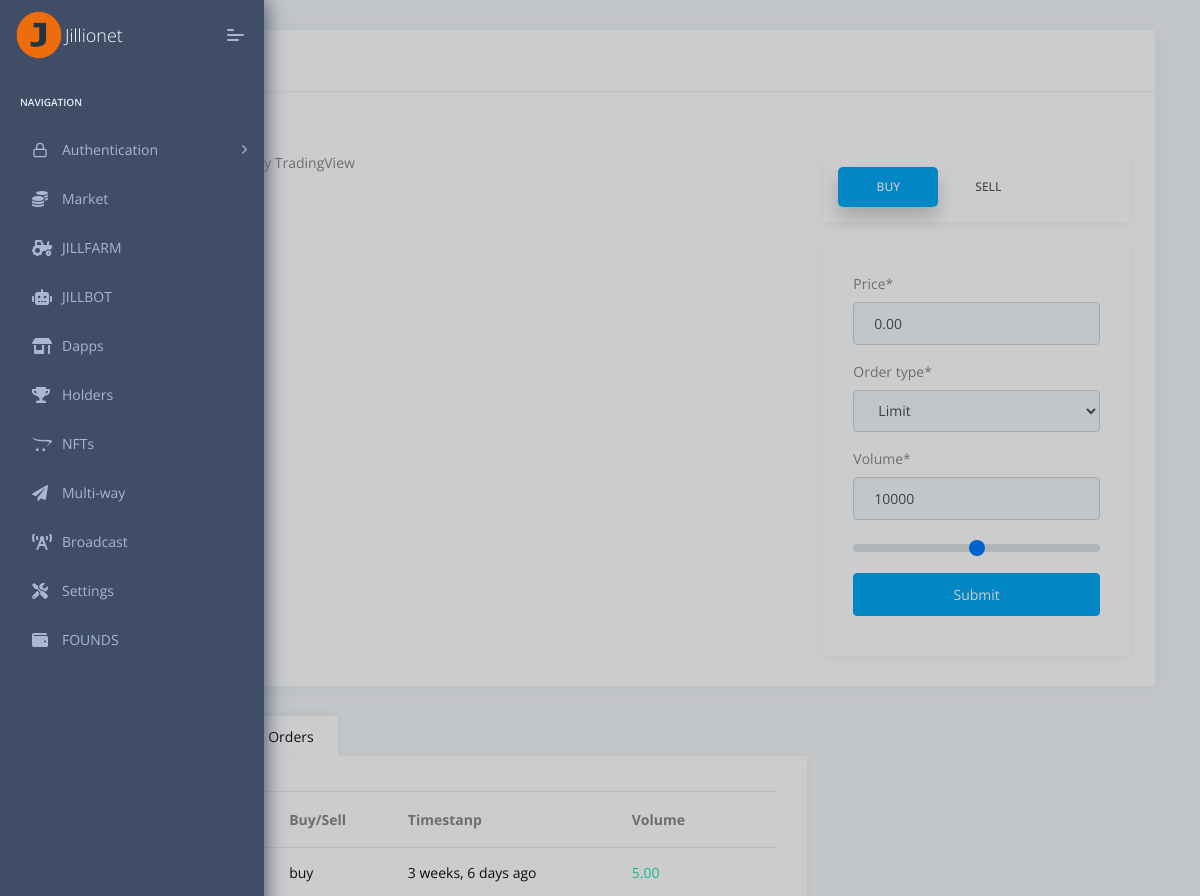
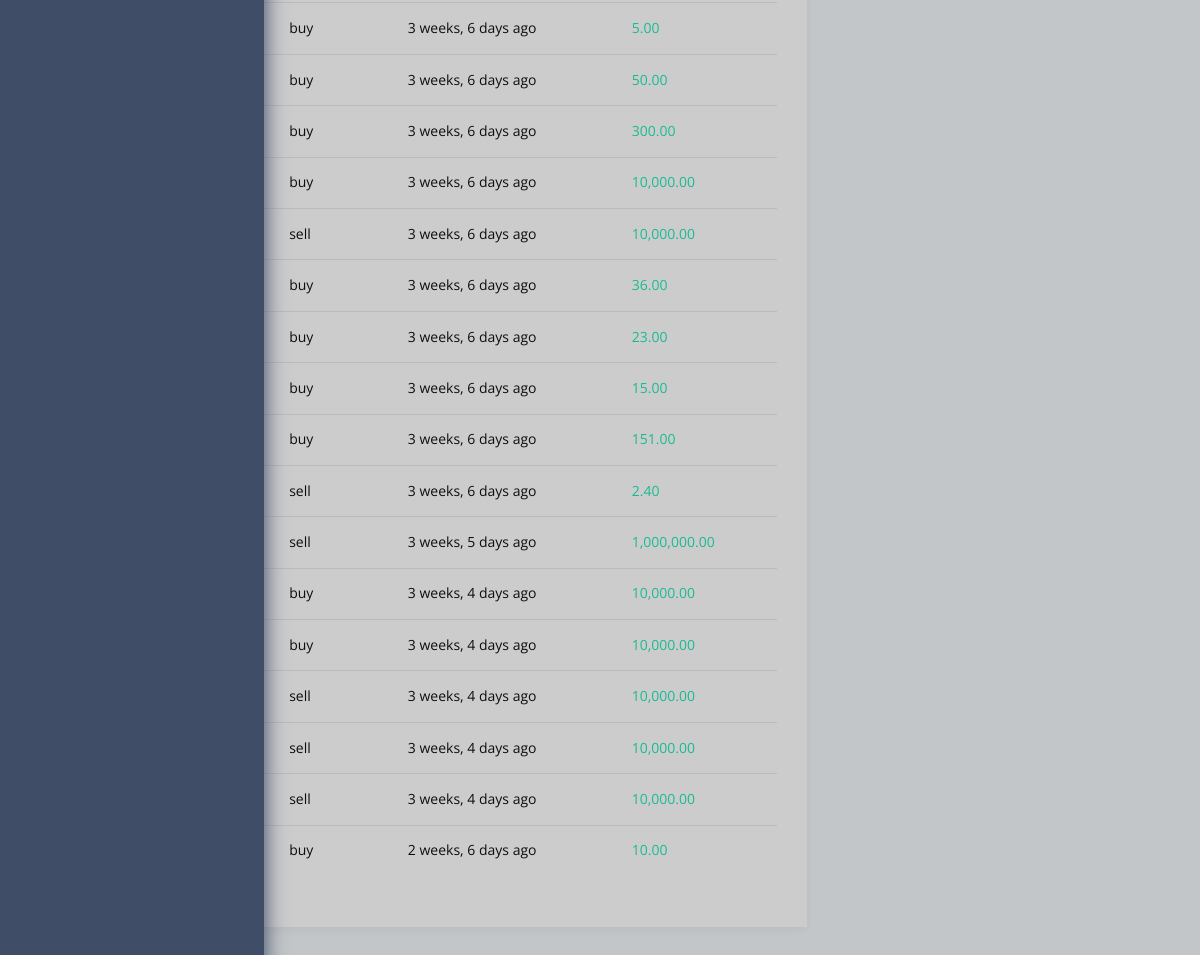
Screenshot of /orderbook/EUR_USD/ with the database file from the repository (2 pictures, top to bottom).
### orderbook/models.py (models this page shows)
class Order(models.Model):
    MARKET = 'market'
    LIMIT = 'limit'
    ORDER_TYPE_CHOICES = (
        (MARKET, MARKET.title()),
        (LIMIT, LIMIT.title())
    )
    NEW = 'new'
    FILL = 'fill'
    PARTIAL_FILL = 'partial_fill'
    STATUS_CHOICES = (
        (NEW, NEW.title()),
        (FILL, FILL.title()),
        (PARTIAL_FILL, PARTIAL_FILL.title()),
    )
    SPOT = 'spot'
    FUTURES = 'futures'
    CONTRACT_TYPE_CHOICES = (
        (SPOT, SPOT.title()),
        (FUTURES, FUTURES.title())
    )
    BUY = 'buy'
    SELL = 'sell'
    BUY_SELL_CHOICES = (
        (BUY, BUY.title()),
        (SELL, SELL.title())
    )
    KLINE_INTERVAL_1MINUTE = '1m'
    KLINE_INTERVAL_3MINUTE = '3m'
    KLINE_INTERVAL_5MINUTE = '5m'
    KLINE_INTERVAL_15MINUTE = '15m'
    KLINE_INTERVAL_30MINUTE = '30m'
    KLINE_INTERVAL_1HOUR = '1h'
    KLINE_INTERVAL_2HOUR = '2h'
    KLINE_INTERVAL_4HOUR = '4h'
    KLINE_INTERVAL_6HOUR = '6h'
    KLINE_INTERVAL_8HOUR = '8h'
    KLINE_INTERVAL_12HOUR = '12h'
    KLINE_INTERVAL_1DAY = '1d'
    KLINE_INTERVAL_3DAY = '3d'
    KLINE_INTERVAL_1WEEK = '1w'
    KLINE_INTERVAL_1MONTH = '1M'
    TIMEFRAME_CHOICES = (
        (KLINE_INTERVAL_1MINUTE, KLINE_INTERVAL_1MINUTE),
        (KLINE_INTERVAL_3MINUTE, KLINE_INTERVAL_3MINUTE),
        (KLINE_INTERVAL_5MINUTE, KLINE_INTERVAL_5MINUTE),
        (KLINE_INTERVAL_15MINUTE, KLINE_INTERVAL_15MINUTE),
        (KLINE_INTERVAL_30MINUTE, KLINE_INTERVAL_30MINUTE),
        (KLINE_INTERVAL_1HOUR, KLINE_INTERVAL_1HOUR),
        (KLINE_INTERVAL_2HOUR, KLINE_INTERVAL_2HOUR),
        (KLINE_INTERVAL_4HOUR, KLINE_INTERVAL_4HOUR),
        (KLINE_INTERVAL_6HOUR, KLINE_INTERVAL_6HOUR),
        (KLINE_INTERVAL_8HOUR, KLINE_INTERVAL_8HOUR),
        (KLINE_INTERVAL_12HOUR, KLINE_INTERVAL_12HOUR),
        (KLINE_INTERVAL_1DAY, KLINE_INTERVAL_1DAY),
        (KLINE_INTERVAL_3DAY, KLINE_INTERVAL_3DAY),
        (KLINE_INTERVAL_1WEEK, KLINE_INTERVAL_1WEEK),
        (KLINE_INTERVAL_1MONTH, KLINE_INTERVAL_1MONTH),
    )
    buy_sell = models.CharField(max_length=10, choices=BUY_SELL_CHOICES)
    order_type = models.CharField(max_length=200, choices=ORDER_TYPE_CHOICES, default=LIMIT)
    volume = models.DecimalField(decimal_places=18, max_digits=36, default=10000)
    price = models.DecimalField(decimal_places=18, max_digits=36, default=0.005)# Default value change
    user = models.ForeignKey(User, on_delete=models.SET_NULL, null=True)
    status = models.CharField(max_length=200, choices=STATUS_CHOICES, default=NEW)
    contract_type = models.CharField(max_length=200, choices=CONTRACT_TYPE_CHOICES, default=SPOT)
    trading_pair = models.ForeignKey(TradingPair, on_delete=models.SET_NULL, null=True)
    timestamp = models.DateTimeField(auto_now_add=True)
    updated_at = models.DateTimeField(auto_now=True)

### orderbook/views.py (the view, shortened to what this page needs)
# urls.py: path('<slug:slug>/', OrderListView.as_view(), name='orderbook'),
class OrderListView(CreateView):
    model = Order
    template_name = 'orderbook/orderbook.html'
    success_message = 'Order successfully created'
    fields = ['buy_sell', 'trading_pair', 'order_type', 'volume','price']
    def get_initial(self):
        trading_pair = TradingPair.objects.filter(slug=self.kwargs.get('slug')).first()
        buy_order_qs = self.model.objects.filter(buy_sell=Order.BUY, trading_pair=trading_pair, status=Order.NEW).order_by('-price')
        sell_order_qs = self.model.objects.filter(buy_sell=Order.SELL, trading_pair=trading_pair, status=Order.NEW).order_by('-price')
        if buy_order_qs.exists():
            price = round(buy_order_qs.last().price, 2)
        else:
            price = 0
        return {
            'trading_pair': trading_pair.id,
            'price': price,
            'buy_orders': buy_order_qs,
            'sell_orders': sell_order_qs
        }
    def get_context_data(self, **kwargs):
        context = super().get_context_data(**kwargs)
        trading_pair = TradingPair.objects.filter(slug=self.kwargs.get('slug')).first()
        context.update({
            'buy_orders': self.get_initial().get('buy_orders'),
            'sell_orders': self.get_initial().get('sell_orders'),
            'trading_pair': trading_pair,
            'all_order': self.model.objects.all(),
            'open_orders': self.model.objects.filter(status=Order.NEW),
            'current_price': self.get_initial().get('price')
        })
        return context

### orderbook/models.py (called while the page is built)
    @property
    def get_symbol(self):
        symbol = self.pair.replace('/', '')
        return symbol

### templates/orderbook/orderbook.html (shortened to what this page needs)
{% extends "layouts/base.html" %}
{% load humanize crispy_forms_tags %}
{% block content %}
    <div class="pcoded-content">
        <div class="pcoded-inner-content">
            <div class="main-body">
                <div class="page-wrapper">
                    <div class="col-sm-12">
                        <div class="card">
                            <div class="card-header">
                                <h5>Create Order</h5>
                            </div>
                            <div class="card-body">
                                <h5>{{ trading_pair.pair }}</h5>
                                <div class="row">
                                    <div class="col-md-8">
                                        <div class="tradingview-widget-container">
                                            <div class="tradingview-widget-copyright"><a
                                                    href="https://www.tradingview.com/symbols/BTCUSDT/?exchange=BINANCE"
                                                    rel="noopener" target="_blank"><span
                                                    class="blue-text">{{ trading_pair.get_symbol }} Chart</span></a> by TradingView
                                            </div>
                                        </div>
                                    </div>
                                    <div class="col-md-4">
                                        <ul class="nav nav-pills mb-3" id="pills-tab" role="tablist">
                                            <li class="nav-item">
                                                <a class="nav-link active" id="pills-buy-tab" data-toggle="pill"
                                                   href="#pills-buy" role="tab" aria-controls="pills-buy"
                                                   aria-selected="true">Buy</a>
                                            </li>
                                            <li class="nav-item">
                                                <a class="nav-link" id="pills-sell-tab" data-toggle="pill"
                                                   href="#pills-sell" role="tab" aria-controls="pills-sell"
                                                   aria-selected="false">Sell</a>
                                            </li>
                                        </ul>
                                        <div class="tab-content" id="pills-tabContent">
                                            <div class="tab-pane fade show active" id="pills-buy" role="tabpanel"
                                                 aria-labelledby="pills-buy-tab">
                                                <form method="post">
                                                    {{ form.price | as_crispy_field }}
                                                    {{ form.order_type | as_crispy_field }}
                                                    <div id="div_id_buy_volume" class="form-group">
                                                        <label for="id_buy_volume" class=" requiredField">
                                                            Volume<span class="asteriskField">*</span>
                                                        </label>
                                                        <div class="">
                                                            <input type="number" name="volume" value="10000"
                                                                   step="1e-18" class="numberinput form-control"
                                                                   required="" id="id_buy_volume">
                                                        </div>
                                                    </div>
                                                    <div class="form-group">
                                                        <input type="range" class="custom-range _buy" min="0" max="1000"
                                                               step="0.5" onchange="updateVolume(this.value, this)"
                                                               id="customRange3">
                                                    </div>
                                                    <button type="submit" class="btn btn-primary btn-block">Submit</button>
                                                </form>
                                            </div>
                                        </div>
                                    </div>
                                </div>
                            </div>
                        </div>
                    </div>
                    <div class="row">
                        <div class="col-xl-8 col-md-12 m-b-30">
                            <ul class="nav nav-tabs" id="myTab" role="tablist">
                                <li class="nav-item">
                                    <a class="nav-link" id="home-tab" data-toggle="tab" href="#home" role="tab"
                                       aria-controls="home" aria-selected="false">History</a>
                                </li>
                                <li class="nav-item">
                                    <a class="nav-link active show" id="profile-tab" data-toggle="tab" href="#profile"
                                       role="tab" aria-controls="profile" aria-selected="true">Open Orders</a>
                                </li>
                            </ul>
                            <div class="tab-content" id="myTabContent">
                                <div class="tab-pane fade active show" id="profile" role="tabpanel"
                                     aria-labelledby="profile-tab">
                                    <table class="table table-hover">
                                        <thead>
                                        <tr>
                                            <th>Pair</th>
                                            <th>Buy/Sell</th>
                                            <th>Timestanp</th>
                                            <th>Volume</th>
                                        </tr>
                                        </thead>
                                        <tbody>
                                        {% for order in open_orders %}
                                            <tr>
                                                <td>
                                                    <h6 class="m-0">{{ order.trading_pair.pair }}</h6>
                                                </td>
                                                <td>
                                                    <h6 class="m-0">{{ order.buy_sell }}</h6>
                                                </td>
                                                <td>
                                                    <h6 class="m-0">{{ order.timestamp | naturaltime }}</h6>
                                                </td>
                                                <td>
                                                    <h6 class="m-0 text-c-green">{{ order.volume | floatformat:2 | intcomma }}</h6>
                                                </td>
                                            </tr>
                                        {% endfor %}
                                        </tbody>
                                    </table>
                                </div>
                            </div>
                        </div>
                    </div>
                </div>
            </div>
        </div>
    </div>
{% endblock content %}

### rows the page displays
Order: buy_sell "buy", timestamp "3 weeks, 6 days ago", volume "5.00"
Order: buy_sell "buy", timestamp "3 weeks, 6 days ago", volume "5.00"
Order: buy_sell "buy", timestamp "3 weeks, 6 days ago", volume "50.00"
Order: buy_sell "buy", timestamp "3 weeks, 6 days ago", volume "300.00"
Order: buy_sell "buy", timestamp "3 weeks, 6 days ago", volume "10,000.00"
Order: buy_sell "sell", timestamp "3 weeks, 6 days ago", volume "10,000.00"
Order: buy_sell "buy", timestamp "3 weeks, 6 days ago", volume "36.00"
Order: buy_sell "buy", timestamp "3 weeks, 6 days ago", volume "23.00"
Order: buy_sell "buy", timestamp "3 weeks, 6 days ago", volume "15.00"
Order: buy_sell "buy", timestamp "3 weeks, 6 days ago", volume "151.00"
Order: buy_sell "sell", timestamp "3 weeks, 6 days ago", volume "2.40"
Order: buy_sell "sell", timestamp "3 weeks, 5 days ago", volume "1,000,000.00"
Order: buy_sell "buy", timestamp "3 weeks, 4 days ago", volume "10,000.00"
Order: buy_sell "buy", timestamp "3 weeks, 4 days ago", volume "10,000.00"
Order: buy_sell "sell", timestamp "3 weeks, 4 days ago", volume "10,000.00"
Order: buy_sell "sell", timestamp "3 weeks, 4 days ago", volume "10,000.00"
Order: buy_sell "sell", timestamp "3 weeks, 4 days ago", volume "10,000.00"
Order: buy_sell "buy", timestamp "2 weeks, 6 days ago", volume "10.00"
